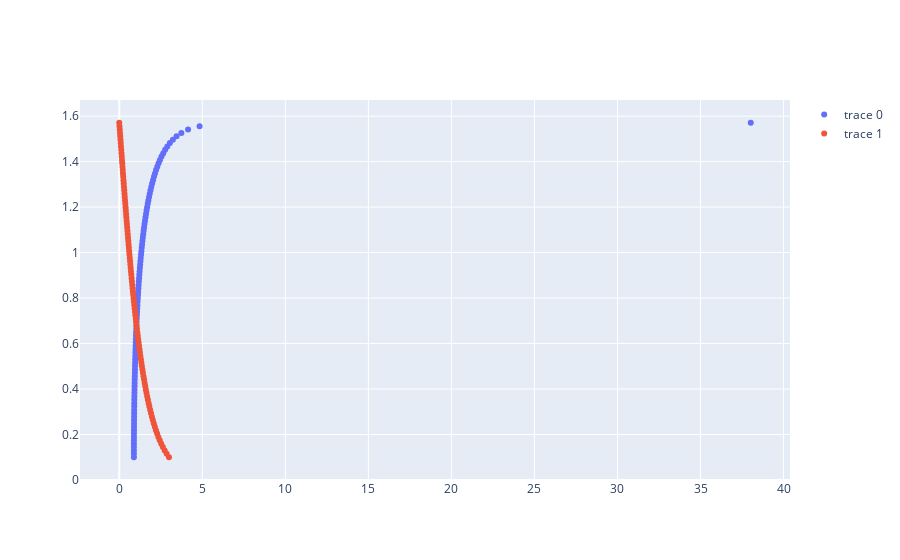

The cell this chart's notebook holds for it:
### Code cell
import numpy as np
import pandas as pd
import plotly.express as px
import plotly.graph_objects as go

### Exercise 6.19

y = np.linspace(0, np.pi/2,100)
x_plot1 = np.arcsinh(1/np.cos(y))



y = np.linspace(0.1, np.pi/2,100)
x_plot2 = np.arccosh(1/np.sin(y))



fig = go.Figure()
fig.add_trace(go.Scatter(x=x_plot1,y=y,mode ='markers'))
fig.add_trace(go.Scatter(x=x_plot2,y=y,mode ='markers'))
fig.show()
